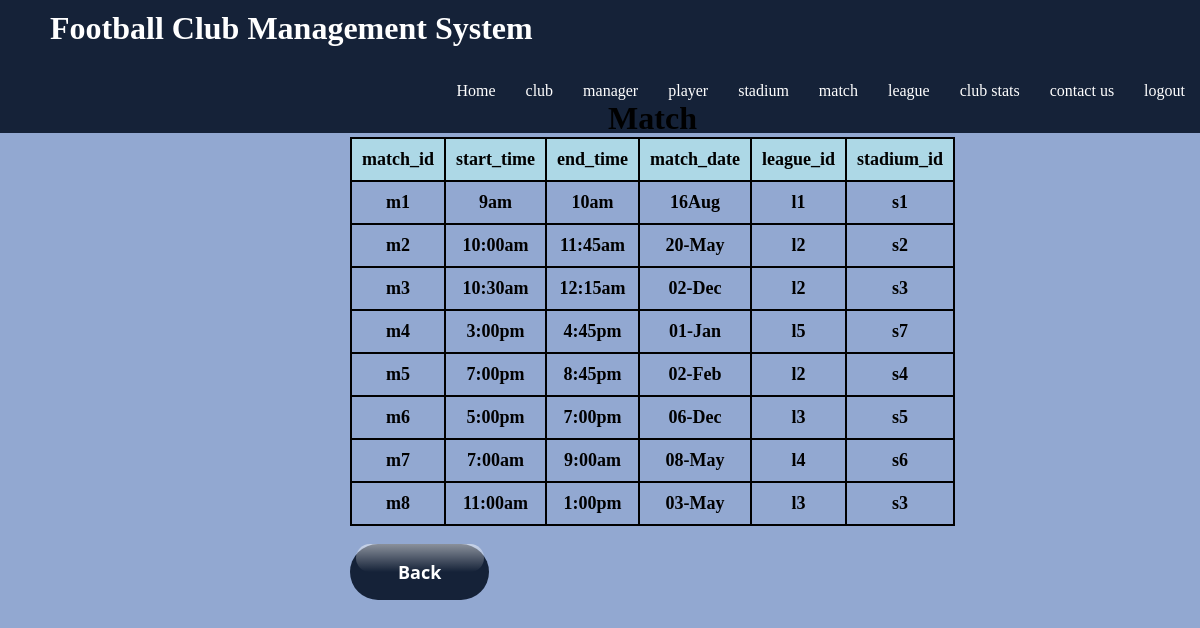
The page /matchdata.php on the database its author committed.
### tables this page shows
create table match1(
	match_id varchar(20) primary key,
	start_time varchar(20),
	end_time varchar(20),
	match_date varchar(20),
	stadium_id varchar(20),
	league_id varchar(20),
	FOREIGN KEY(stadium_id) REFERENCES stadium(stadium_id),
	FOREIGN KEY(league_id) REFERENCES league(league_id)
);

### matchdata.php (the view, shortened to what this page needs)
<?php
$user = 'root';
$password = '';
$database = 'football';
$host='localhost';
$mysqli = new mysqli($host,$user,$password,$database);
$sql = "SELECT * FROM match1 ORDER BY match_id ASC ";
$result = $mysqli->query($sql);
?>
<!DOCTYPE html>
<html lang="en">
<head>
</head>
<body>
<div id="headder">
    <h1>Football Club Management System</h1>
    <ul id="unol">
      <a href="foot.php"><li>Home</li></a>
      <a href="club.php"><li>club</li></a>
      <a href="manager.php"><li>manager</li></a>
      <a href="player.php"><li>player</li></a>
      <a href="stadium.php"><li>stadium</li></a>
      <a href="match.php"><li>match</li></a>
      <a href="league.php"><li>league</li></a>
      <a href="clubstat.php"><li>club stats</li></a>
      <a href="contactus.php"><li>contact us</li></a>
      <a href="logout.php"><li>logout</li></a>
    </ul>
  </div>
    <div class="center">
        <h1>Match</h1>
        <table>
            <tr>
                <th>match_id</th>
                <th>start_time</th>
                <th>end_time</th>
                <th>match_date</th>
                <th>league_id</th>
                <th>stadium_id</th>
            </tr>
            <?php
                while($rows=$result->fetch_assoc())
                {
             ?>
            <tr>
                <td><?php echo $rows['match_id'];?></td>
                <td><?php echo $rows['start_time'];?></td>
                <td><?php echo $rows['end_time'];?></td>
                <td><?php echo $rows['match_date'];?></td>
                <td><?php echo $rows['league_id'];?></td>
                <td><?php echo $rows['stadium_id'];?></td>
            </tr>
            <?php
                }
             ?>
        </table>
        <br>
        <form action="match.php">
        <button class="button-71">Back</button>
            </form>
            </div>
</body>
</html>

### matchdata.php (style rules this page uses)
* { margin: 0px; padding: 0px; }
body { display: flex; justify-content: center; min-height: 100vh; background-color:#92a8d1; -webkit-background-size: cover; -moz-background-size: cover; -o-background-size: cover; background-size: cover; }
#headder { background-color:#152238; position: fixed; width:100%; }
#headder h1 { display: inline-block; margin-left: 40px; padding: 10px; font-family: 'Pacifico', cursive; color:white; }
#headder ul { display: inline-block; float:right; }
#headder ul li { display: inline-block; float:left; list-style-type: none; height: 36px; color:white; padding:15px ; padding-top: 25px; font-family: 'Pacifico', cursive; }
#headder ul a { text-decoration-style: none; }
table { margin: 0 auto; font-size: large; color:black; border: 2px solid black; border-collapse: collapse; }
h1 { text-align: center; color:152238; font-size: xx-large; font-family: 'Gill Sans', 'Gill Sans MT', ' Calibri', 'Trebuchet MS', 'sans-serif'; }
tr,th { background-color:#ADD8E6; }
td { background-color:#92a8d1; border: 2px solid black; }
th, td { font-weight: bold; border: 2px solid black; padding: 10px; text-align: center; }
.center { position: fixed; top: 100px; left:350px; }
.button-71 { background-color: #152238; border: 0; border-radius: 56px; color: #fff; cursor: pointer; display: inline-block; font-family: system-ui,-apple-system,system-ui,"Segoe UI",Roboto,Ubuntu,"Helvetica Neue",sans-serif; font-size: 18px; font-weight: 600; outline: 0; padding: 16px 21px; position: relative; text-align: center; text-decoration: none; transition: all .3s; user-select: none; -webkit-user-select: none; touch-action: manipulation; }
.button-71:before { background-color: initial; background-image: linear-gradient(#fff 0, rgba(255, 255, 255, 0) 100%); border-radius: 125px; content: ""; height: 50%; left: 4%; opacity: .5; position: absolute; top: 0; transition: all .3s; width: 92%; }
@media (min-width: 768px) { .button-71 { padding: 16px 48px; } }

### rows shown on the page
match1: match_id "m1", start_time "9am", end_time "10am", match_date "16Aug", league "l1", stadium "s1"
match1: match_id "m2", start_time "10:00am", end_time "11:45am", match_date "20-May", league "l2", stadium "s2"
match1: match_id "m3", start_time "10:30am", end_time "12:15am", match_date "02-Dec", league "l2", stadium "s3"
match1: match_id "m4", start_time "3:00pm", end_time "4:45pm", match_date "01-Jan", league "l5", stadium "s7"
match1: match_id "m5", start_time "7:00pm", end_time "8:45pm", match_date "02-Feb", league "l2", stadium "s4"
match1: match_id "m6", start_time "5:00pm", end_time "7:00pm", match_date "06-Dec", league "l3", stadium "s5"
match1: match_id "m7", start_time "7:00am", end_time "9:00am", match_date "08-May", league "l4", stadium "s6"
match1: match_id "m8", start_time "11:00am", end_time "1:00pm", match_date "03-May", league "l3", stadium "s3"
